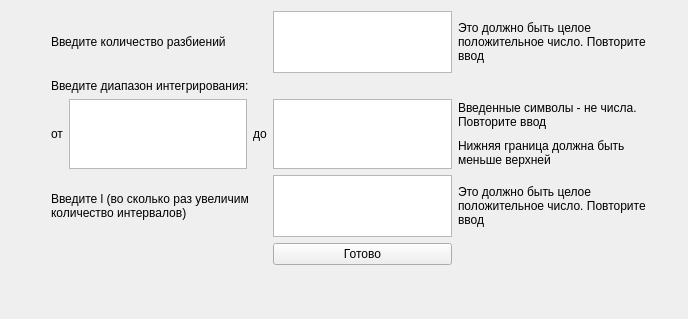
<?xml version="1.0" encoding="UTF-8"?>
<ui version="4.0">
 <class>Widget</class>
 <widget class="QWidget" name="Widget">
  <property name="geometry">
   <rect>
    <x>0</x>
    <y>0</y>
    <width>688</width>
    <height>319</height>
   </rect>
  </property>
  <property name="windowTitle">
   <string>Widget</string>
  </property>
  <widget class="QWidget" name="gridLayoutWidget">
   <property name="geometry">
    <rect>
     <x>40</x>
     <y>0</y>
     <width>617</width>
     <height>275</height>
    </rect>
   </property>
   <layout class="QGridLayout" name="startInfo">
    <property name="sizeConstraint">
     <enum>QLayout::SetNoConstraint</enum>
    </property>
    <item row="1" column="0" colspan="4">
     <widget class="QLabel" name="label_4">
      <property name="text">
       <string>Введите диапазон интегрирования:</string>
      </property>
     </widget>
    </item>
    <item row="0" column="3">
     <widget class="QTextEdit" name="pointCountText">
      <property name="acceptDrops">
       <bool>true</bool>
      </property>
     </widget>
    </item>
    <item row="2" column="4">
     <widget class="QLabel" name="intervalSymbolErrorlabel">
      <property name="palette">
       <palette>
        <active>
         <colorrole role="Text">
          <brush brushstyle="SolidPattern">
           <color alpha="255">
            <red>175</red>
            <green>0</green>
            <blue>0</blue>
           </color>
          </brush>
         </colorrole>
        </active>
        <inactive>
         <colorrole role="Text">
          <brush brushstyle="SolidPattern">
           <color alpha="255">
            <red>175</red>
            <green>0</green>
            <blue>0</blue>
           </color>
          </brush>
         </colorrole>
        </inactive>
        <disabled>
         <colorrole role="Text">
          <brush brushstyle="SolidPattern">
           <color alpha="255">
            <red>120</red>
            <green>120</green>
            <blue>120</blue>
           </color>
          </brush>
         </colorrole>
        </disabled>
       </palette>
      </property>
      <property name="text">
       <string>Введенные символы - не числа. Повторите ввод</string>
      </property>
      <property name="wordWrap">
       <bool>true</bool>
      </property>
     </widget>
    </item>
    <item row="0" column="4">
     <widget class="QLabel" name="intervalCountErrorLabel">
      <property name="palette">
       <palette>
        <active>
         <colorrole role="Text">
          <brush brushstyle="SolidPattern">
           <color alpha="255">
            <red>194</red>
            <green>0</green>
            <blue>0</blue>
           </color>
          </brush>
         </colorrole>
        </active>
        <inactive>
         <colorrole role="Text">
          <brush brushstyle="SolidPattern">
           <color alpha="255">
            <red>194</red>
            <green>0</green>
            <blue>0</blue>
           </color>
          </brush>
         </colorrole>
        </inactive>
        <disabled>
         <colorrole role="Text">
          <brush brushstyle="SolidPattern">
           <color alpha="255">
            <red>120</red>
            <green>120</green>
            <blue>120</blue>
           </color>
          </brush>
         </colorrole>
        </disabled>
       </palette>
      </property>
      <property name="text">
       <string>Это должно быть целое  положительное число. Повторите ввод</string>
      </property>
      <property name="wordWrap">
       <bool>true</bool>
      </property>
     </widget>
    </item>
    <item row="5" column="3">
     <widget class="QPushButton" name="readyForMakeTable">
      <property name="text">
       <string>Готово</string>
      </property>
     </widget>
    </item>
    <item row="0" column="0" colspan="3">
     <widget class="QLabel" name="label">
      <property name="acceptDrops">
       <bool>false</bool>
      </property>
      <property name="autoFillBackground">
       <bool>false</bool>
      </property>
      <property name="text">
       <string>Введите количество разбиений</string>
      </property>
      <property name="wordWrap">
       <bool>true</bool>
      </property>
     </widget>
    </item>
    <item row="3" column="4">
     <widget class="QLabel" name="intervalBoardErrorLabel">
      <property name="palette">
       <palette>
        <active>
         <colorrole role="Text">
          <brush brushstyle="SolidPattern">
           <color alpha="255">
            <red>175</red>
            <green>0</green>
            <blue>0</blue>
           </color>
          </brush>
         </colorrole>
        </active>
        <inactive>
         <colorrole role="Text">
          <brush brushstyle="SolidPattern">
           <color alpha="255">
            <red>175</red>
            <green>0</green>
            <blue>0</blue>
           </color>
          </brush>
         </colorrole>
        </inactive>
        <disabled>
         <colorrole role="Text">
          <brush brushstyle="SolidPattern">
           <color alpha="255">
            <red>120</red>
            <green>120</green>
            <blue>120</blue>
           </color>
          </brush>
         </colorrole>
        </disabled>
       </palette>
      </property>
      <property name="text">
       <string>Нижняя граница должна быть меньше верхней</string>
      </property>
      <property name="wordWrap">
       <bool>true</bool>
      </property>
     </widget>
    </item>
    <item row="2" column="3" rowspan="2">
     <widget class="QTextEdit" name="topBoardText"/>
    </item>
    <item row="2" column="2" rowspan="2">
     <widget class="QLabel" name="label_3">
      <property name="text">
       <string>до</string>
      </property>
     </widget>
    </item>
    <item row="2" column="1" rowspan="2">
     <widget class="QTextEdit" name="lowerBoundText"/>
    </item>
    <item row="2" column="0" rowspan="2">
     <widget class="QLabel" name="label_2">
      <property name="text">
       <string>от</string>
      </property>
     </widget>
    </item>
    <item row="4" column="0" colspan="3">
     <widget class="QLabel" name="lLabel">
      <property name="text">
       <string>Введите l (во сколько раз увеличим количество интервалов)</string>
      </property>
      <property name="wordWrap">
       <bool>true</bool>
      </property>
     </widget>
    </item>
    <item row="4" column="3">
     <widget class="QTextEdit" name="lEdit"/>
    </item>
    <item row="4" column="4">
     <widget class="QLabel" name="errLLabel">
      <property name="palette">
       <palette>
        <active>
         <colorrole role="Text">
          <brush brushstyle="SolidPattern">
           <color alpha="255">
            <red>170</red>
            <green>0</green>
            <blue>0</blue>
           </color>
          </brush>
         </colorrole>
        </active>
        <inactive>
         <colorrole role="Text">
          <brush brushstyle="SolidPattern">
           <color alpha="255">
            <red>170</red>
            <green>0</green>
            <blue>0</blue>
           </color>
          </brush>
         </colorrole>
        </inactive>
        <disabled>
         <colorrole role="Text">
          <brush brushstyle="SolidPattern">
           <color alpha="255">
            <red>120</red>
            <green>120</green>
            <blue>120</blue>
           </color>
          </brush>
         </colorrole>
        </disabled>
       </palette>
      </property>
      <property name="text">
       <string>Это должно быть целое  положительное число. Повторите ввод</string>
      </property>
      <property name="wordWrap">
       <bool>true</bool>
      </property>
     </widget>
    </item>
   </layout>
  </widget>
 </widget>
 <layoutdefault spacing="6" margin="11"/>
 <resources/>
 <connections/>
</ui>
